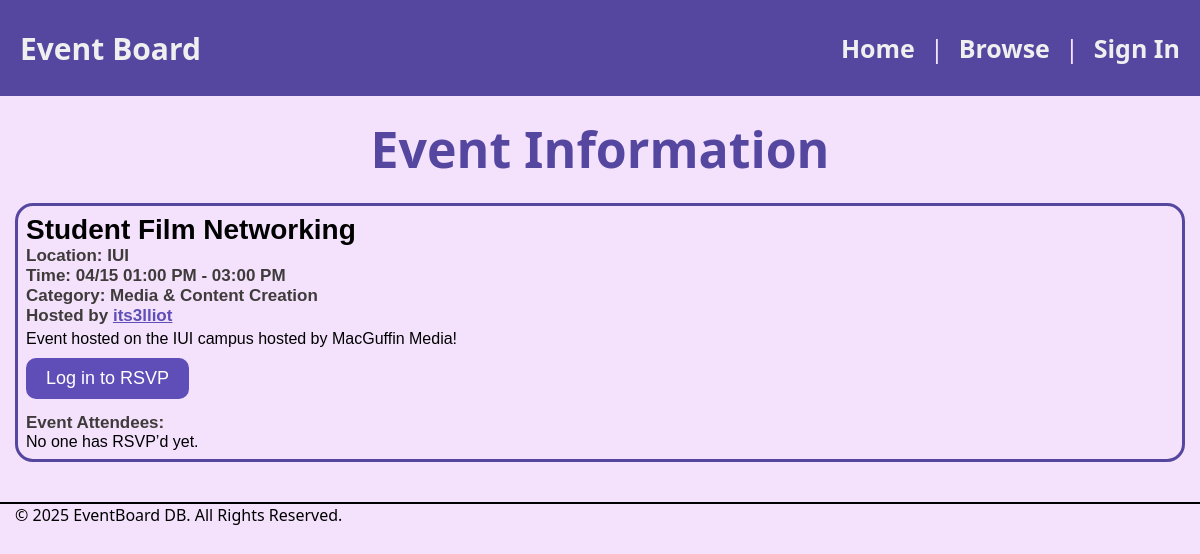
Before: /event.php?eventId=3 with the older database file.
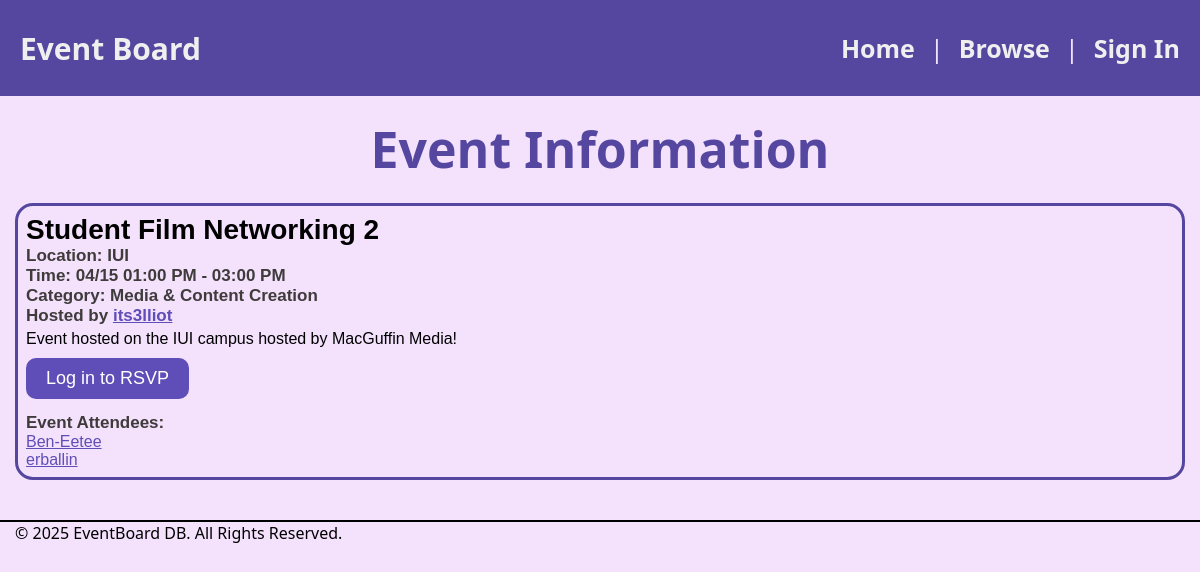
After: the same page with the newer database file.
### tables this page shows
CREATE TABLE `events` (
  `event_id` int(11) NOT NULL,
  `title` varchar(100) NOT NULL,
  `description` text DEFAULT NULL,
  `location` varchar(200) DEFAULT NULL,
  `start_time` datetime NOT NULL,
  `end_time` datetime NOT NULL,
  `host_id` int(11) NOT NULL,
  `board_id` int(11) DEFAULT NULL,
  `category_id` int(11) DEFAULT NULL,
  `created_at` timestamp NOT NULL DEFAULT current_timestamp(),
  `updated_at` timestamp NOT NULL DEFAULT current_timestamp() ON UPDATE current_timestamp()
);

CREATE TABLE `categories` (
  `category_id` int(11) NOT NULL,
  `name` varchar(50) NOT NULL,
  `description` text DEFAULT NULL
);

CREATE TABLE `users` (
  `user_id` int(11) NOT NULL,
  `username` varchar(50) NOT NULL,
  `email` varchar(100) NOT NULL,
  `password` text NOT NULL,
  `display_name` varchar(100) DEFAULT NULL,
  `location` varchar(100) DEFAULT NULL,
  `created_at` timestamp NOT NULL DEFAULT current_timestamp()
);

### event.php (the view, shortened to what this page needs)
<?php
include ('includes/header.php');
include ('database.php');
?>
<div class="main">Event Information</div>
<?php
if (isset($_GET['eventId']) && is_numeric($_GET['eventId'])) {
    $eventId = intval($_GET['eventId']);
    $sql = "
        SELECT
            events.event_id,
            events.title,
            events.description,
            events.location,
            events.start_time,
            events.end_time,
            events.host_id,
            events.category_id,
            events.created_at,
            users.username,
            categories.name AS category_name,
            rsvp.user_id
        FROM events
        JOIN users ON events.host_id = users.user_id
        JOIN categories ON events.category_id = categories.category_id
        LEFT JOIN rsvp ON events.event_id = rsvp.event_id
        WHERE events.event_id = ?
    ";
    $stmt = $conn->prepare($sql);
    $stmt->bind_param("i", $eventId);
    $stmt->execute();
    $result = $stmt->get_result();
    if ($result && $row = $result->fetch_assoc()) {
        $startDate = strtotime($row['start_time']);
        $endDate = strtotime($row['end_time']);
        echo "<div class='event eventFullSize'>";
        echo "<h1>" . htmlspecialchars($row['title']) . "</h1>";
        echo "<h2>Location: " . htmlspecialchars($row['location']) . "</h2>";
        if (date('Y-m-d', $startDate) === date('Y-m-d', $endDate)) {
            echo '<h2>Time: ' .  date('m/d h:i A', $startDate) . ' - ' .  date('h:i A', $endDate) . '</h2>';
        } else {
            echo '<h2>Time: ' .  date('m/d h:i A', $startDate) . ' - ' .  date('m/d h:i A', $endDate) . '</h2>';
        }
        echo "<h3>Category: " . htmlspecialchars($row['category_name']) . "</h3>";
        echo "<h3>Hosted by <a href='user.php?userId=" . htmlspecialchars($row['host_id']) . "'>" . htmlspecialchars($row['username']) . "</a></h3>";
        echo "<p style='margin-bottom: 10px;'>" . nl2br(htmlspecialchars($row['description'])) . "</p>";
        if (isset($_SESSION['user_id'])) {
            if($_SESSION['user_id'] == $row['host_id']) {
                echo '<a class="button secondary" href="event_form.php?eventId=' . htmlspecialchars($row['event_id']) . '">Edit</a>';
            } else {
                $userId = $_SESSION['user_id'];
                $rsvpCheck = $conn->prepare("SELECT 1 FROM rsvp WHERE event_id = ? AND user_id = ?");
                $rsvpCheck->bind_param("ii", $eventId, $userId);
                $rsvpCheck->execute();
                $rsvpCheck->store_result();
                $hasRsvped = $rsvpCheck->num_rows > 0;
                $rsvpCheck->close();
                echo '<form method="POST" action="rsvp.php" style="margin-top: 10px;">';
                echo '<input type="hidden" name="eventId" value="' . htmlspecialchars($row['event_id']) . '">';
                echo '<input type="hidden" name="action" value="' . ($hasRsvped ? 'remove' : 'add') . '">';
                echo '<button type="submit">' . ($hasRsvped ? 'UnRSVP' : 'RSVP') . '</button>';
                echo '</form>';
            }
        } else {
            echo '<a class="button" href="signin.php">Log in to RSVP</a>';
        }
        echo "<h3 style='margin-top: 14px'>Event Attendees:</h3>";
        $rsvpQuery = $conn->prepare("
            SELECT users.user_id, users.username
            FROM rsvp
            JOIN users ON rsvp.user_id = users.user_id
            WHERE rsvp.event_id = ?
        ");
        $rsvpQuery->bind_param("i", $row['event_id']);
        $rsvpQuery->execute();
        $rsvpResult = $rsvpQuery->get_result();
        echo "<ul style='list-style: none'>";
        if ($rsvpResult->num_rows > 0) {
            while ($rsvpRow = $rsvpResult->fetch_assoc()) {
                echo "<li><a href='user.php?userId=" . htmlspecialchars($rsvpRow['user_id']) . "'>" .
                    htmlspecialchars($rsvpRow['username']) . "</a></li>";
            }
        } else {
            echo "<li>No one has RSVP’d yet.</li>";
        }
        echo "</ul>";
        echo "</div>";
    } else {
        echo "<p>Event not found.</p>";
    }
} else {
    echo "<p>Invalid event ID.</p>";
}
?>
<?php include ('includes/footer.php'); ?>

Changed rows visible on the page:
changed events "IUI": title "Student Film Networking" → "Student Film Networking 2"
now on this page (row unchanged): categories: name "Media & Content Creation"
now on this page (row unchanged): users: username "its3lliot"
now on this page (row unchanged): users: username "Ben-Eetee"
now on this page (row unchanged): users: username "erballin"
Other visible differences:
text no longer shown: "No one has RSVP’d yet."
